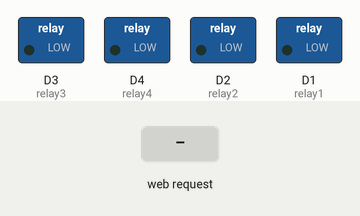
Simulated run of this sketch. Board: ESP8266 (NodeMCU). Parts: switched loads named in the sketch (green lamp = pin HIGH). The inputs (shaded band) are chosen by the test bench. WiFi joins after 1.5 s; servers stay silent unless stated; network time is answered at once with the bench clock; what the sketch prints to the serial monitor is not drawn.

Above: at 3.2 s.
3.3 s: HTTP request GET /relay1/off received
At 3.7 s:
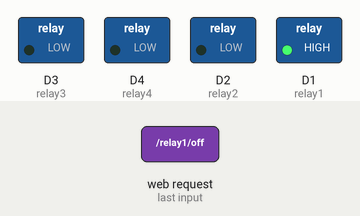
4.8 s: HTTP request GET /relay2/off received
At 6.0 s:
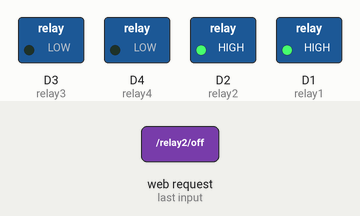
6.3 s: HTTP request GET /relay1/on received
At 7.1 s:
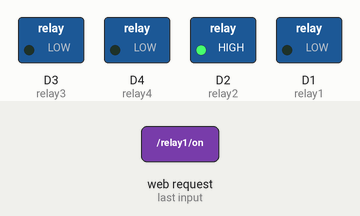
7.8 s: HTTP request GET /relay3/off received
At 8.3 s:
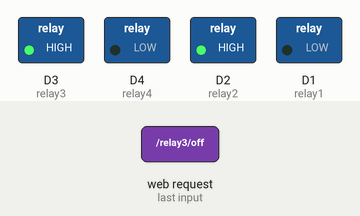
9.3 s: HTTP request GET /relay2/on received
At 10.5 s:
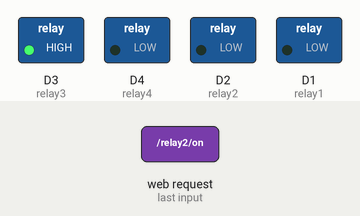
10.8 s: HTTP request GET /relay4/off received
At 11.7 s:
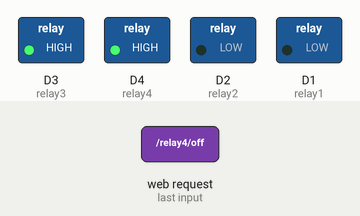
Timing chart, 0 to 13.3 s (numbered marks = the images above; inputs shaded):
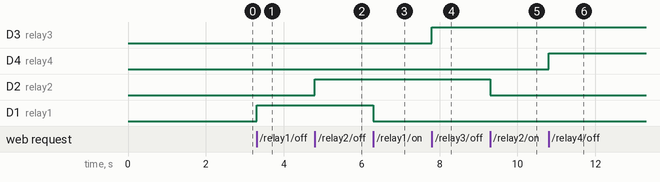

Measured:
- after the input at 3.3 s, D1 (relay1): LOW → HIGH at once
- after the input at 4.8 s, D2 (relay2): LOW → HIGH at once
- after the input at 6.3 s, D1 (relay1): HIGH → LOW at once
- after the input at 7.8 s, D3 (relay3): LOW → HIGH at once
- after the input at 9.3 s, D2 (relay2): HIGH → LOW at once
- after the input at 10.8 s, D4 (relay4): LOW → HIGH at once

The sketch:

Initial.ino
```cpp
#include <ESP8266WebServer.h>
#include <WiFiUdp.h>
#include <NTPClient.h>

// Replace with your network credentials
const char* ssid = "Nigel";
const char* password = "ikrni93715";

// Define relay pins
const int relay1 = D1;
const int relay2 = D2;
const int relay3 = D3;
const int relay4 = D4;

// Create an instance of the web server
ESP8266WebServer server(80);

// Set up NTP client to fetch the time
WiFiUDP ntpUDP;
NTPClient timeClient(ntpUDP, "pool.ntp.org", 0, 60000);  // UTC time

void setup() {
  // Start serial communication for debugging
  Serial.begin(115200);

  // Connect to Wi-Fi
  WiFi.begin(ssid, password);
  Serial.println("");

  // Wait for Wi-Fi to connect
  while (WiFi.status() != WL_CONNECTED) {
    delay(1000);
    Serial.print(".");
  }

  // Print the IP address of the ESP8266
  Serial.println("");
  Serial.println("WiFi Connected!");
  Serial.print("IP address: ");
  Serial.println(WiFi.localIP());

  // Set relay pins as outputs
  pinMode(relay1, OUTPUT);
  pinMode(relay2, OUTPUT);
  pinMode(relay3, OUTPUT);
  pinMode(relay4, OUTPUT);

  // Set initial relay states (off)
  digitalWrite(relay1, LOW);
  digitalWrite(relay2, LOW);
  digitalWrite(relay3, LOW);
  digitalWrite(relay4, LOW);

  // Start the NTP client to get the time
  timeClient.begin();
  timeClient.setTimeOffset(4 * 3600);  // GST is UTC+4 (4 hours ahead)

  // Define route handlers for relay control
  server.on("/", HTTP_GET, handleRoot);
  server.on("/relay1/on", HTTP_GET, relay1On);
  server.on("/relay1/off", HTTP_GET, relay1Off);
  server.on("/relay2/on", HTTP_GET, relay2On);
  server.on("/relay2/off", HTTP_GET, relay2Off);
  server.on("/relay3/on", HTTP_GET, relay3On);
  server.on("/relay3/off", HTTP_GET, relay3Off);
  server.on("/relay4/on", HTTP_GET, relay4On);
  server.on("/relay4/off", HTTP_GET, relay4Off);

  // Start the server
  server.begin();
  Serial.println("HTTP server started");
}

void loop() {
  // Update the NTP client to get the current time
  timeClient.update();

  // Handle incoming HTTP requests
  server.handleClient();
}

// Web page handler to show the relay status and clock
void handleRoot() {
  String relay1State = (digitalRead(relay1) == HIGH) ? "OFF" : "ON";
  String relay2State = (digitalRead(relay2) == HIGH) ? "OFF" : "ON";
  String relay3State = (digitalRead(relay3) == HIGH) ? "OFF" : "ON";
  String relay4State = (digitalRead(relay4) == HIGH) ? "OFF" : "ON";

  // Get the current time from the NTP client
  String formattedTime = timeClient.getFormattedTime();

  String html = "<html>\
<head>\
  <title>Relay Control</title>\
  <meta name='viewport' content='width=device-width, initial-scale=1.0'>\
  <script>\
    function refreshClock() {\
      setTimeout(function() {\
        location.reload();\
      }, 1000);\
    }\
  </script>\
  <style>\
    body { font-family: Arial, Helvetica, sans-serif; background-color: #f7f7f7; margin: 0; padding: 0; }\
    h1 { text-align: center; color: #333; margin-top: 50px; }\
    .container { width: 100%; max-width: 600px; margin: 0 auto; padding: 20px; background-color: #fff; border-radius: 10px; box-shadow: 0 0 10px rgba(0, 0, 0, 0.1); display: flex; justify-content: space-between; }\
    .left { width: 45%; }\
    .right { width: 45%; }\
    .switch-container { margin-bottom: 20px; display: flex; align-items: center; }\
    .switch { position: relative; display: inline-block; width: 60px; height: 34px; }\
    .switch input { opacity: 0; width: 0; height: 0; }\
    .slider { position: absolute; cursor: pointer; top: 0; left: 0; right: 0; bottom: 0; background-color: #ccc; transition: .4s; border-radius: 34px; }\
    .slider:before { position: absolute; content: ''; height: 26px; width: 26px; border-radius: 50%; left: 4px; bottom: 4px; background-color: white; transition: .4s; }\
    input:checked + .slider { background-color: #4CAF50; }\
    input:checked + .slider:before { transform: translateX(26px); }\
    label { font-size: 18px; margin-left: 10px; }\
    .clock { font-size: 30px; font-weight: bold; text-align: center; margin-bottom: 20px; }\
    .timer-container { margin-bottom: 20px; display: flex; justify-content: space-between; align-items: center; }\
    input[type='number'] { width: 60px; padding: 5px; font-size: 16px; border-radius: 5px; border: 1px solid #ccc; }\
    @media screen and (max-width: 600px) {\
      .switch { width: 50px; height: 30px; }\
      .container { flex-direction: column; align-items: center; }\
      .left, .right { width: 100%; margin-bottom: 20px; }\
    }\
  </style>\
</head>\
<body onload='refreshClock()'>\
  <div class='container'>\
    <div class='left'>\
      <div class='timer-container'>\
        <label for='relay1Timer'>Water Pump Timer:</label>\
        <input type='number' id='relay1Timer' min='0' max='60' value='0' step='1' onchange=\"location.href='/setRelay1Timer/' + this.value\">\
      </div>\
      <div class='timer-container'>\
        <label for='relay2Timer'>Fertilizer Pump Timer:</label>\
        <input type='number' id='relay2Timer' min='0' max='60' value='0' step='1' onchange=\"location.href='/setRelay2Timer/' + this.value\">\
      </div>\
      <div class='timer-container'>\
        <label for='relay3Timer'>Light Timer:</label>\
        <input type='number' id='relay3Timer' min='0' max='60' value='0' step='1' onchange=\"location.href='/setRelay3Timer/' + this.value\">\
      </div>\
      <div class='timer-container'>\
        <label for='relay4Timer'>Relay 4 Timer:</label>\
        <input type='number' id='relay4Timer' min='0' max='60' value='0' step='1' onchange=\"location.href='/setRelay4Timer/' + this.value\">\
      </div>\
    </div>\
    <div class='right'>\
      <div class='clock'>Current Time (GST): " + formattedTime + "</div>\
      <div class='switch-container'>\
        <label for='relay1'>Water Pump</label>\
        <label class='switch'>\
          <input type='checkbox' " + String((relay1State == "ON" ? "checked" : "")) + " onclick=\"location.href='/relay1/" + String((relay1State == "ON" ? "off" : "on")) + "'\">\
          <span class='slider'></span>\
        </label>\
      </div>\
      <div class='switch-container'>\
        <label for='relay2'>Fertilizer Pump</label>\
        <label class='switch'>\
          <input type='checkbox' " + String((relay2State == "ON" ? "checked" : "")) + " onclick=\"location.href='/relay2/" + String((relay2State == "ON" ? "off" : "on")) + "'\">\
          <span class='slider'></span>\
        </label>\
      </div>\
      <div class='switch-container'>\
        <label for='relay3'>Light</label>\
        <label class='switch'>\
          <input type='checkbox' " + String((relay3State == "ON" ? "checked" : "")) + " onclick=\"location.href='/relay3/" + String((relay3State == "ON" ? "off" : "on")) + "'\">\
          <span class='slider'></span>\
        </label>\
      </div>\
      <div class='switch-container'>\
        <label for='relay4'>Relay 4</label>\
        <label class='switch'>\
          <input type='checkbox' " + String((relay4State == "ON" ? "checked" : "")) + " onclick=\"location.href='/relay4/" + String((relay4State == "ON" ? "off" : "on")) + "'\">\
          <span class='slider'></span>\
        </label>\
      </div>\
    </div>\
  </div>\
</body>\
</html>";

  server.send(200, "text/html", html);
}

// Relay control functions (same as before)
void relay1On() {
  digitalWrite(relay1, LOW);  // Turn off when the button says "ON"
  server.sendHeader("Location", "/");
  server.send(303);
}

void relay1Off() {
  digitalWrite(relay1, HIGH); // Turn on when the button says "OFF"
  server.sendHeader("Location", "/");
  server.send(303);
}

void relay2On() {
  digitalWrite(relay2, LOW);  // Turn off when the button says "ON"
  server.sendHeader("Location", "/");
  server.send(303);
}

void relay2Off() {
  digitalWrite(relay2, HIGH); // Turn on when the button says "OFF"
  server.sendHeader("Location", "/");
  server.send(303);
}

void relay3On() {
  digitalWrite(relay3, LOW);  // Turn off when the button says "ON"
  server.sendHeader("Location", "/");
  server.send(303);
}

void relay3Off() {
  digitalWrite(relay3, HIGH); // Turn on when the button says "OFF"
  server.sendHeader("Location", "/");
  server.send(303);
}

void relay4On() {
  digitalWrite(relay4, LOW);  // Turn off when the button says "ON"
  server.sendHeader("Location", "/");
  server.send(303);
}

void relay4Off() {
  digitalWrite(relay4, HIGH); // Turn on when the button says "OFF"
  server.sendHeader("Location", "/");
  server.send(303);
}
```
